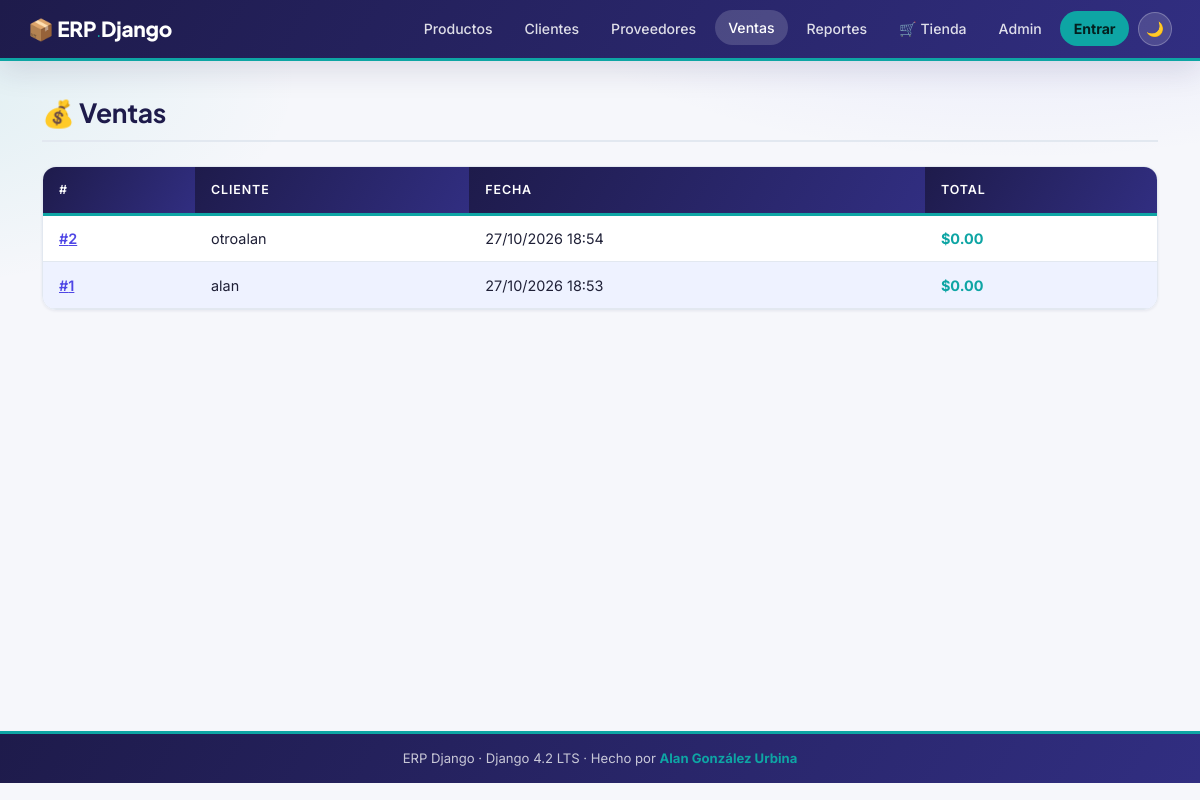
/ventas/, run on the app's committed database.
### ventas/models.py (models this page shows, shortened)
class Venta(models.Model):
    cliente = models.ForeignKey(
        Cliente,
        on_delete=models.PROTECT,      # D-03: no borrar cliente con ventas
        related_name='ventas',
        verbose_name='Cliente'
    )
    fecha   = models.DateTimeField(
        auto_now_add=True, verbose_name='Fecha'
    )
    class Meta:
        verbose_name        = 'Venta'
        verbose_name_plural = 'Ventas'
        ordering            = ['-fecha']
    @property
    def total(self) -> Decimal:
        return sum(
            (d.subtotal for d in self.detalles.all()),
            Decimal('0.00')        # valor inicial para venta sin detalles
        )

### clientes/models.py (models this page shows)
class Cliente(models.Model):
    nombre   = models.CharField(
        max_length=150, verbose_name='Nombre'
    )
    correo   = models.EmailField(
        unique=True, verbose_name='Correo electrónico'
    )
    telefono = models.CharField(
        max_length=20, blank=True, verbose_name='Teléfono'
    )
    activo   = models.BooleanField(
        default=True, verbose_name='Activo'
    )
    creado   = models.DateTimeField(
        auto_now_add=True, verbose_name='Fecha de registro'
    )
    class Meta:
        verbose_name        = 'Cliente'
        verbose_name_plural = 'Clientes'
        ordering            = ['nombre']
    def __str__(self) -> str:
        return self.nombre

### ventas/views.py (the view)
# urls.py: path('',                        views.VentaListView.as_view(),  name='lista'),
class VentaListView(ListView):
    model               = Venta
    template_name       = 'ventas/lista.html'
    context_object_name = 'ventas'
    paginate_by         = 20
    def get_queryset(self):
        return (
            Venta.objects
            .select_related('cliente')
            .order_by('-fecha')
        )

### catalogo/context_processors.py (called while the page is built)
def carrito_info(request) -> dict[str, Any]:
    carrito = request.session.get('carrito', {})
    total_items     = sum(
        int(item.get('cantidad', 0)) for item in carrito.values()
    )
    total_productos = len(carrito)
    return {
        'carrito_total_items':     total_items,
        'carrito_total_productos': total_productos,
    }

### ventas/templates/ventas/lista.html (shortened to what this page needs)
{% extends "base.html" %}
{% block nav_ventas %}active{% endblock %}
{% block content %}
<div class="erp-page-title">
    <h2>💰 Ventas</h2>
</div>
{% if ventas %}
<table class="erp-table">
    <thead>
        <tr>
            <th>#</th><th>Cliente</th><th>Fecha</th><th>Total</th>
        </tr>
    </thead>
    <tbody>
        {% for v in ventas %}
        <tr>
            <td>
                <a href="{% url 'ventas:detalle' v.pk %}"
                   style="color:var(--clr-royal);font-weight:600;">
                    #{{ v.pk }}
                </a>
            </td>
            <td>{{ v.cliente }}</td>
            <td>{{ v.fecha|date:"d/m/Y H:i" }}</td>
            <td style="font-weight:700;color:var(--clr-gold);">
                ${{ v.total }}
            </td>
        </tr>
        {% endfor %}
    </tbody>
</table>
{% else %}
<div class="erp-alert-info">No hay ventas registradas aún.</div>
{% endif %}
{% endblock %}

### templates/base.html (style rules this page uses)
:root, [data-theme="light"] { --clr-navy : #1E1B4B; --clr-royal : #4F46E5; --clr-sky : #6366F1; --clr-ice : #EEF2FF; --clr-gold : #0EA5A4; --clr-amber : #14B8B6; --clr-cream : #E6FAF9; --clr-bg : #F6F7FB; --clr-surface: #FFFFFF; --clr-text : #1F2037; --clr-muted : #64748B; --clr-border : #E2E8F0; --clr-danger : #DC2626; --clr-ok : #059669; --shadow-sm : 0 1px 3px rgba(30,27,75,.08); --shadow-md : 0 10px 30px rgba(30,27,75,.12); }
*, *::before, *::after { box-sizing: border-box; }
body { font-family: 'Inter','Segoe UI',sans-serif; font-size: 15px; background: radial-gradient(900px 400px at 85% -10%, rgba(99,102,241,.12), transparent 60%), radial-gradient(700px 350px at -10% 10%, rgba(14,165,164,.10), transparent 60%), var(--clr-bg); background-attachment: fixed; color: var(--clr-text); line-height: 1.6; transition: background .25s, color .25s; margin: 0; }
h1, h2, h3, h4, h5 { font-family: 'Plus Jakarta Sans','Inter',sans-serif; font-weight: 700; letter-spacing: -.01em; }
.erp-table { width: 100%; border-collapse: separate; border-spacing: 0; border-radius: 14px; overflow: hidden; box-shadow: var(--shadow-sm); border: 1px solid var(--clr-border); }
.erp-table thead th { background: linear-gradient(120deg, var(--clr-navy), #312E81); color: #FFF; font-weight: 600; font-size: .78rem; text-transform: uppercase; letter-spacing: .07em; padding: .8rem 1rem; border-bottom: 3px solid var(--clr-gold); }
.erp-table tbody td { background: var(--clr-surface); padding: .7rem 1rem; border-bottom: 1px solid var(--clr-border); font-size: .9rem; }
.erp-table tbody tr:nth-child(even) td { background: var(--clr-ice); }
.erp-page-title { display: flex; align-items: center; gap: 1rem; margin-bottom: 1.5rem; padding-bottom: .75rem; border-bottom: 2px solid var(--clr-border); }
.erp-page-title h2 { font-size: 1.65rem; color: var(--clr-navy); margin: 0; }

### data on the page
Venta: pk "2", cliente "otroalan", fecha "27/10/2026 18:54", total "0.00"
Venta: pk "1", cliente "alan", fecha "27/10/2026 18:53", total "0.00"
